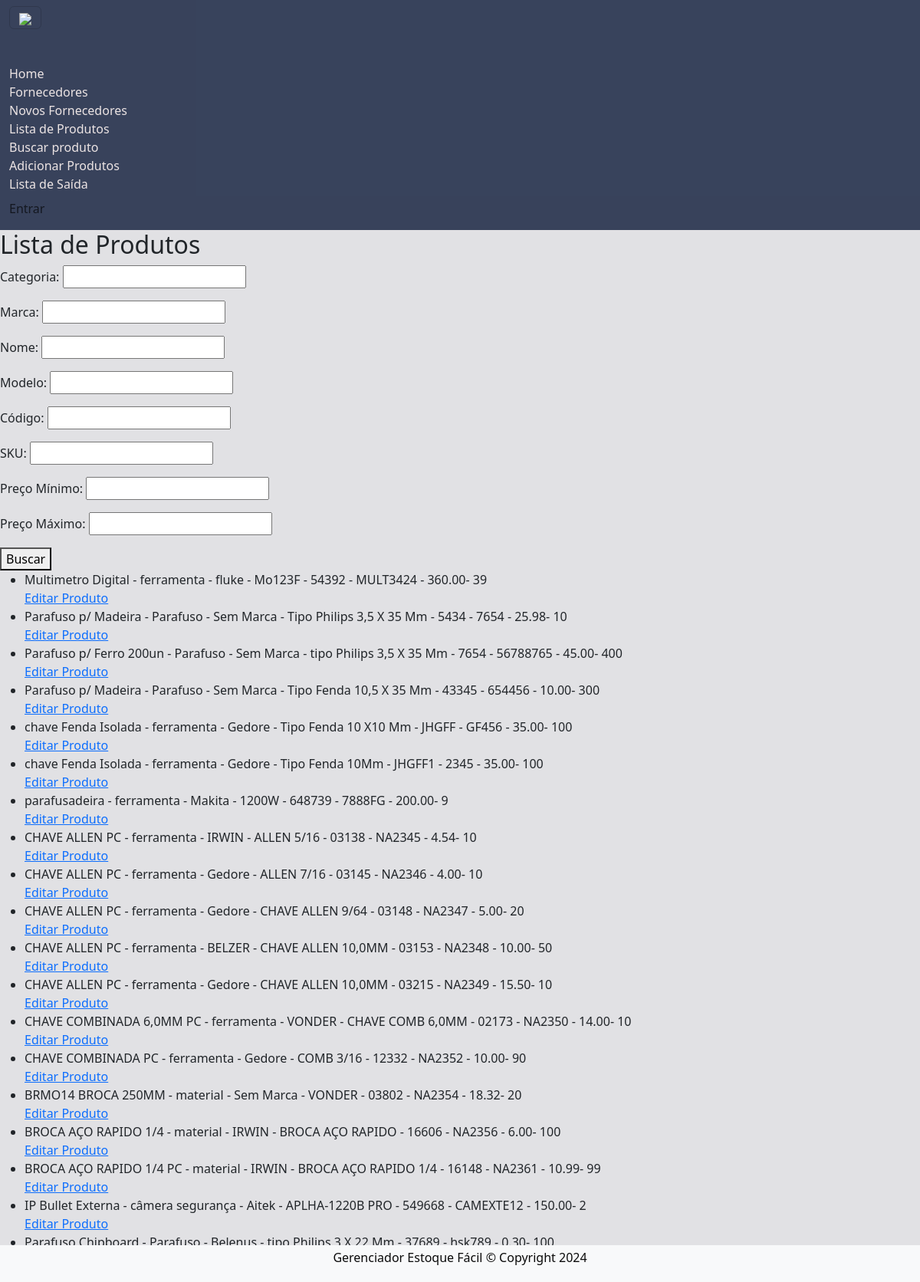
Page /busca_produtos/ on the committed database.
### projetointegradors/models.py (models this page shows)
class Produto(models.Model):
    imagem = models.ImageField(
        upload_to='produtos/',
         blank=True, null=True
    )
    categoria = models.CharField(
        max_length=255,
        null=False,
        blank=False
    )
    nome = models.CharField(
        max_length=255,
        null=False,
        blank=False
    )
    modelo = models.CharField(
        max_length=255,
        null=True,
        blank=True
    )
    marca = models.CharField(
        max_length=255,
        null=False,
        blank=False,
        default='Sem Marca'
    )
    codigo = models.CharField(
        max_length=20,
        null=False,
        blank=False,
        unique=True)
    existente = models.IntegerField(
        default=0,
        null=False,
        blank=False
    )
    sku = models.CharField(
        max_length=20,
        null=False,
        blank=False,
        unique=True
    )
    preco = models.DecimalField(
        max_digits=10,
        decimal_places=2,
        null=False,
        blank=False
    )
    quantidade = models.IntegerField()

### projetointegradors/views.py (the view, shortened to what this page needs)
# urls.py: path('busca_produtos/', views.busca_produtos, name='busca_produtos'),
def busca_produtos(request):
    form = ProdutoSearchForm(request.GET or None)
    produtos = Produto.objects.all()
    return render(request, 'projetointegrador/busca.produtos.html', {'form': form, 'produtos': produtos})

### projetointegradors/forms.py
class ProdutoSearchForm(forms.Form):
    categoria = forms.CharField(label='Categoria', required=False, max_length=100)
    marca = forms.CharField(label='Marca', required=False, max_length=100)
    nome = forms.CharField(label='Nome', required=False, max_length=100)
    modelo = forms.CharField(label='Modelo', required=False, max_length=100)
    codigo = forms.CharField(label='Código', required=False, max_length=100)
    sku = forms.CharField(label='SKU', required=False, max_length=100)
    preco_min = forms.DecimalField(label='Preço Mínimo', required=False, decimal_places=2, max_digits=10)
    preco_max = forms.DecimalField(label='Preço Máximo', required=False, decimal_places=2, max_digits=10)

### projetointegradors/templates/projetointegrador/busca.produtos.html
{% extends 'projetointegrador/base.html' %}
{% block content %}
    <h2>Lista de Produtos</h2>
    <form method="get">
        {{ form.as_p }}
        <button type="submit">Buscar</button>
    </form>
    <ul>
        {% for produto in produtos %}
            <li>{{ produto.nome }} - {{ produto.categoria }} - {{ produto.marca }} - {{ produto.modelo }} - {{ produto.codigo }} - {{ produto.sku }} - {{ produto.preco }}- {{ produto.quantidade }}</li>
            <a href="{% url 'editar_produto' produto.id %}">Editar Produto</a>
        {% empty %}
            <li>Nenhum produto encontrado.</li>
        {% endfor %}
    </ul>
{% endblock content %}

### projetointegradors/templates/projetointegrador/base.html (shortened to what this page needs)
{% load bootstrap5 %}
{% load static %}
<!DOCTYPE html>
<html lang="pt-br">
    <head>
        {% bootstrap_css %}
        <link rel="stylesheet" type="text/css" href="{% static '../static/estilo.css' %}">
    </head>
    <body class="cor-de-fundo" >
        <nav class="navbar" style="background-color: #031131c2;" navbar-static-top>
            <div class="container-fluid">
                <div class="navebar-header">
                    <button class="navbar-toggler"
                            type="button"
                            data-bs-toggle="collapse"
                            data-bs-target="#navbar"
                            aria-controls="navbarNavDropdown"
                            aria-expanded="false"
                            aria-label="Toggle navigation">
                            <img src="{% static '../static/estoque.png' %}" height='40px'>
                    </button>
                        <p class="nav-item"><a class="navbar-brand" href="{% url 'index' %}"></a></p>
                </div>
                <div id="navbar" class="collapse navbar-collapse show">
                    <ul class="navbar-nav">
                        <li><a class="dropdown-item color-text" href="{% url 'home' %}">Home</a></li>
                        <li><a class="dropdown-item color-text" href="{% url 'topics' %}">Fornecedores</a></li>
                        <li><a class="dropdown-item color-text" href="{% url 'new_topic' %}">Novos Fornecedores</a></li>
                        <li><a class="dropdown-item color-text" href="{% url 'lista_produtos' %}">Lista de Produtos</a></li>
                        <li><a class="dropdown-item color-text" href="{% url 'busca_produtos' %}">Buscar produto</a></li>
                        <li><a class="dropdown-item color-text" href="{% url 'cria_produto' %}">Adicionar Produtos</a></li>
                        <li><a class="dropdown-item color-text" href="{% url 'lista_saida' %}">Lista de Saída</a></li>
                    </ul>
                        {% if user.is_authenticated %}
                        <ul class="navbar-nav text-end">
                           <div><li><a class="ml-auto"> Olá, {{ user.username }}</a></li></div>
                            <div><img src="{% static '../static/login.png' %}"class="rounded float-end"height='50px'></div>
                        </ul>
                        <ul class="navbar-nav text-end">
                                <div>
                                <li class="nav-item"><a class="nav-link ml-auto me-3" href="{% url 'logout' %}">Sair</a></li>
                                </div>
                            {% else %}
                            <ul class="navbar-nav">
                                <div>
                                <li class="nav-item ms-auto">
                                    <a class="nav-link" href="{% url 'login' %}">Entrar</a>
                                </li>
                                </div>
                            </ul>
                        {% endif %}
                </div>
            </div>
        </nav>
        <footer class="footer fixed-bottom mt-auto py-1 bg-light" >
            <div class="container d-flex align-items-center">
                <span class="text-center mx-auto" class="text-dark">
                   <p>Gerenciador Estoque Fácil © Copyright 2024</p>
                </span>
            </div>
        </footer>
    </body>
</html>
 {% block content %}
 {% endblock content %}

### projetointegradors/static/estilo/estilo.css (style rules this page uses)
body { display: flex; min-height: 100vh; flex-direction: column; background-color: black; }
footer { background-color: rgb(4, 7, 7); align-items: center; align-content: center; justify-items: center; position: relative; color:rgb(10, 10, 10); position: relative; display: flex; flex-direction: column; }
.color-text { color: #ece4e4; }
.cor-de-fundo { background-color: #e1e1e4; }

### rows in the picture
Produto: nome "Multimetro Digital", categoria "ferramenta", marca "fluke", modelo "Mo123F", codigo "54392", sku "MULT3424", preco "360.00", quantidade "39"
Produto: nome "Parafuso p/ Madeira", categoria "Parafuso", marca "Sem Marca", modelo "Tipo Philips 3,5 X 35 Mm", codigo "5434", sku "7654", preco "25.98", quantidade "10"
Produto: nome "Parafuso p/ Ferro 200un", categoria "Parafuso", marca "Sem Marca", modelo "tipo Philips 3,5 X 35 Mm", codigo "7654", sku "56788765", preco "45.00", quantidade "400"
Produto: nome "Parafuso p/ Madeira", categoria "Parafuso", marca "Sem Marca", modelo "Tipo Fenda 10,5 X 35 Mm", codigo "43345", sku "654456", preco "10.00", quantidade "300"
Produto: nome "chave Fenda Isolada", categoria "ferramenta", marca "Gedore", modelo "Tipo Fenda 10 X10 Mm", codigo "JHGFF", sku "GF456", preco "35.00", quantidade "100"
Produto: nome "chave Fenda Isolada", categoria "ferramenta", marca "Gedore", modelo "Tipo Fenda 10Mm", codigo "JHGFF1", sku "2345", preco "35.00", quantidade "100"
Produto: nome "parafusadeira", categoria "ferramenta", marca "Makita", modelo "1200W", codigo "648739", sku "7888FG", preco "200.00", quantidade "9"
Produto: nome "CHAVE ALLEN PC", categoria "ferramenta", marca "IRWIN", modelo "ALLEN 5/16", codigo "03138", sku "NA2345", preco "4.54", quantidade "10"
Produto: nome "CHAVE ALLEN PC", categoria "ferramenta", marca "Gedore", modelo "ALLEN 7/16", codigo "03145", sku "NA2346", preco "4.00", quantidade "10"
Produto: nome "CHAVE ALLEN PC", categoria "ferramenta", marca "Gedore", modelo "CHAVE ALLEN 9/64", codigo "03148", sku "NA2347", preco "5.00", quantidade "20"
Produto: nome "CHAVE ALLEN PC", categoria "ferramenta", marca "BELZER", modelo "CHAVE ALLEN 10,0MM", codigo "03153", sku "NA2348", preco "10.00", quantidade "50"
Produto: nome "CHAVE ALLEN PC", categoria "ferramenta", marca "Gedore", modelo "CHAVE ALLEN 10,0MM", codigo "03215", sku "NA2349", preco "15.50", quantidade "10"
Produto: nome "CHAVE COMBINADA 6,0MM PC", categoria "ferramenta", marca "VONDER", modelo "CHAVE COMB 6,0MM", codigo "02173", sku "NA2350", preco "14.00", quantidade "10"
Produto: nome "CHAVE COMBINADA PC", categoria "ferramenta", marca "Gedore", modelo "COMB 3/16", codigo "12332", sku "NA2352", preco "10.00", quantidade "90"
Produto: nome "BRMO14 BROCA 250MM", categoria "material", marca "Sem Marca", modelo "VONDER", codigo "03802", sku "NA2354", preco "18.32", quantidade "20"
Produto: nome "BROCA AÇO RAPIDO 1/4", categoria "material", marca "IRWIN", modelo "BROCA AÇO RAPIDO", codigo "16606", sku "NA2356", preco "6.00", quantidade "100"
Produto: nome "BROCA AÇO RAPIDO 1/4 PC", categoria "material", marca "IRWIN", modelo "BROCA AÇO RAPIDO 1/4", codigo "16148", sku "NA2361", preco "10.99", quantidade "99"
Produto: nome "IP Bullet Externa", categoria "câmera segurança", marca "Aitek", modelo "APLHA-1220B PRO", codigo "549668", sku "CAMEXTE12", preco "150.00", quantidade "2"
Produto: nome "Parafuso Chipboard", categoria "Parafuso", marca "Belenus", modelo "tipo Philips 3 X 22 Mm", codigo "37689", sku "hsk789", preco "0.30", quantidade "100"
